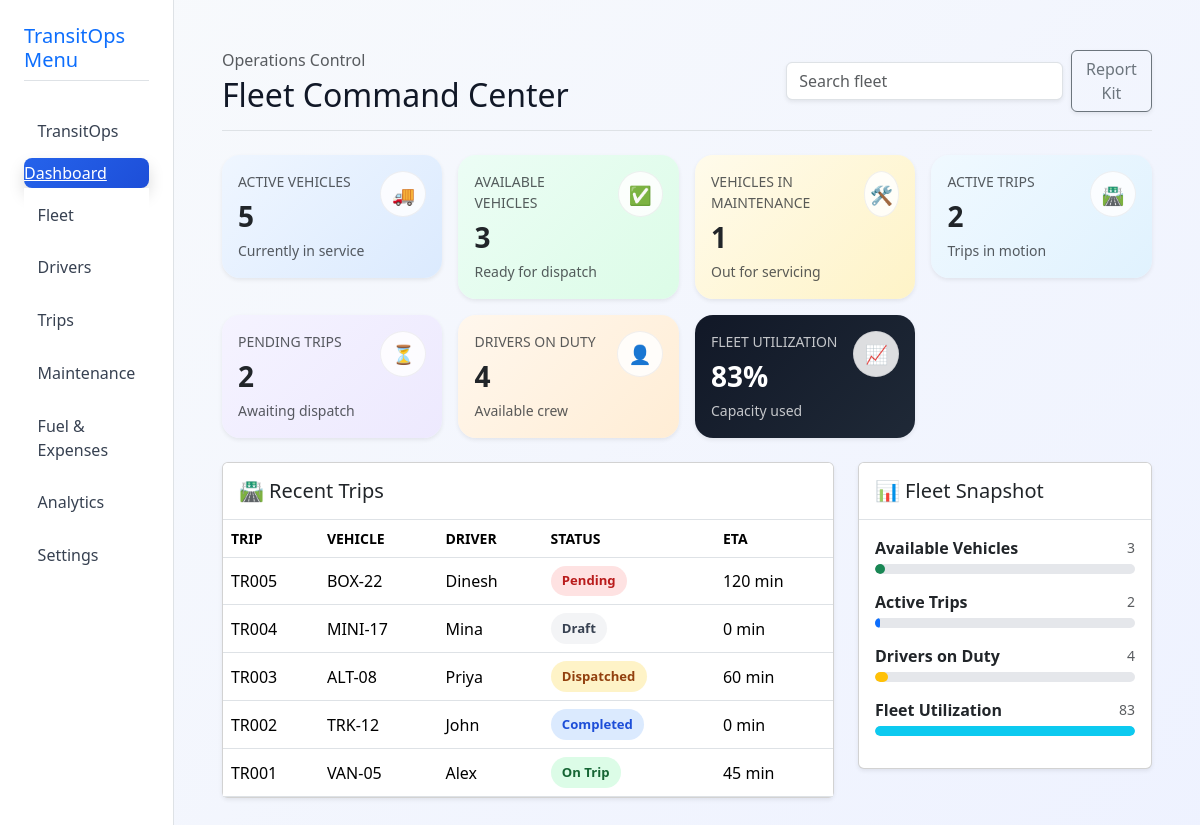
/dashboard, run on the app's committed database.
### tables this page shows
CREATE TABLE fleet_trips (
                id INTEGER PRIMARY KEY AUTOINCREMENT,
                trip_code TEXT NOT NULL UNIQUE,
                vehicle_code TEXT NOT NULL,
                driver_name TEXT NOT NULL,
                status TEXT NOT NULL DEFAULT 'pending',
                eta_minutes INTEGER DEFAULT 0,
                route TEXT NOT NULL
            );

### main.py (the view)
@app.route('/dashboard')
def dashboard():
    with get_db_connection() as connection:
        vehicles = connection.execute(
            "SELECT vehicle_code, status FROM fleet_vehicles ORDER BY id"
        ).fetchall()
        trips = connection.execute(
            "SELECT trip_code, vehicle_code, driver_name, status, eta_minutes, route FROM fleet_trips ORDER BY id DESC"
        ).fetchall()
        drivers = connection.execute(
            "SELECT driver_name, status FROM fleet_drivers ORDER BY id"
        ).fetchall()
    total_vehicles = len(vehicles)
    active_vehicles = sum(1 for vehicle in vehicles if vehicle["status"] != "in_maintenance")
    available_vehicles = sum(1 for vehicle in vehicles if vehicle["status"] == "available")
    maintenance_vehicles = sum(1 for vehicle in vehicles if vehicle["status"] == "in_maintenance")
    active_trips = sum(1 for trip in trips if trip["status"] in {"on_trip", "dispatched"})
    pending_trips = sum(1 for trip in trips if trip["status"] in {"pending", "draft"})
    drivers_on_duty = sum(1 for driver in drivers if driver["status"] == "on_duty")
    fleet_utilization = round((active_vehicles / total_vehicles * 100) if total_vehicles else 0)
    metric_cards = [
        {"title": "Active Vehicles", "value": active_vehicles, "subtitle": "Currently in service", "icon": "🚚", "css_class": "metric-card-blue"},
        {"title": "Available Vehicles", "value": available_vehicles, "subtitle": "Ready for dispatch", "icon": "✅", "css_class": "metric-card-green"},
        {"title": "Vehicles in Maintenance", "value": maintenance_vehicles, "subtitle": "Out for servicing", "icon": "🛠️", "css_class": "metric-card-amber"},
        {"title": "Active Trips", "value": active_trips, "subtitle": "Trips in motion", "icon": "🛣️", "css_class": "metric-card-sky"},
        {"title": "Pending Trips", "value": pending_trips, "subtitle": "Awaiting dispatch", "icon": "⏳", "css_class": "metric-card-violet"},
        {"title": "Drivers on Duty", "value": drivers_on_duty, "subtitle": "Available crew", "icon": "👤", "css_class": "metric-card-coral"},
        {"title": "Fleet Utilization", "value": f"{fleet_utilization}%", "subtitle": "Capacity used", "icon": "📈", "css_class": "metric-card-dark"},
    ]
    status_labels = {
        "on_trip": "On Trip",
        "dispatched": "Dispatched",
        "completed": "Completed",
        "pending": "Pending",
        "draft": "Draft",
    }
    status_classes = {
        "on_trip": "status-active",
        "dispatched": "status-dispatched",
        "completed": "status-complete",
        "pending": "status-pending",
        "draft": "status-draft",
    }
    recent_trips = []
    for trip in trips[:6]:
        recent_trips.append(
            {
                "trip_code": trip["trip_code"],
                "vehicle_code": trip["vehicle_code"],
                "driver_name": trip["driver_name"],
                "status": trip["status"],
                "status_label": status_labels.get(trip["status"], trip["status"].replace("_", " ").title()),
                "status_class": status_classes.get(trip["status"], "status-pending"),
                "eta_minutes": trip["eta_minutes"],
                "route": trip["route"],
            }
        )
    max_bar_value = max(1, available_vehicles, maintenance_vehicles, active_trips, pending_trips, drivers_on_duty, fleet_utilization)
    visual_metrics = [
        {"label": "Available Vehicles", "value": available_vehicles, "percent": min(100, round((available_vehicles / max_bar_value) * 100)), "color": "success"},
        {"label": "Active Trips", "value": active_trips, "percent": min(100, round((active_trips / max_bar_value) * 100)), "color": "primary"},
        {"label": "Drivers on Duty", "value": drivers_on_duty, "percent": min(100, round((drivers_on_duty / max_bar_value) * 100)), "color": "warning"},
        {"label": "Fleet Utilization", "value": fleet_utilization, "percent": min(100, round((fleet_utilization / max_bar_value) * 100)), "color": "info"},
    ]
    return render_template(
        "dashboard.html",
        metric_cards=metric_cards,
        recent_trips=recent_trips,
        visual_metrics=visual_metrics,
    )

### main.py (called while the page is built)
def get_db_connection():
    connection = sqlite3.connect(DATABASE_NAME)
    connection.row_factory = sqlite3.Row
    return connection

### templates/dashboard.html (shortened to what this page needs)
<!DOCTYPE html>
<html lang="en">
<head>
    <link href="https://cdn.jsdelivr.net/npm/bootstrap@5.3.2/dist/css/bootstrap.min.css" rel="stylesheet">
    <link rel="stylesheet" href="{{ url_for('static', filename='dashboard_style.css') }}">
</head>
<body>
    <div class="dashboard-shell d-flex flex-column flex-lg-row">
        <nav id="sidebar" class="p-3 p-lg-4 border-end bg-white">
            <h5 class="text-primary mb-4 pb-2 border-bottom">TransitOps Menu</h5>
            <ul class="list-group list-group-flush">
                <li class="list-group-item"><a href="#" class="nav-link">TransitOps</a></li>
                <li class="list-group-item bg-primary text-white shadow custom-active rounded-3">
                    <a href="/dashboard" class="text-white py-2">Dashboard</a>
                </li>
                <li class="list-group-item"><a href="#" class="nav-link">Fleet</a></li>
                <li class="list-group-item"><a href="#" class="nav-link">Drivers</a></li>
                <li class="list-group-item"><a href="#" class="nav-link">Trips</a></li>
                <li class="list-group-item"><a href="#" class="nav-link">Maintenance</a></li>
                <li class="list-group-item"><a href="/expenses" class="nav-link">Fuel & Expenses</a></li>
                <li class="list-group-item"><a href="#" class="nav-link">Analytics</a></li>
                <li class="list-group-item"><a href="#" class="nav-link">Settings</a></li>
            </ul>
        </nav>
        <main id="main-content" class="flex-grow-1 p-4 p-lg-5">
            <header class="mb-4 pb-3 border-bottom d-flex justify-content-between align-items-center">
                <div>
                    <p class="text-muted mb-1">Operations Control</p>
                    <h2 class="mb-0">Fleet Command Center</h2>
                </div>
                <div class="d-flex align-items-center gap-2">
                    <input type="text" class="form-control shadow-sm" placeholder="Search fleet" style="min-width: 220px;">
                    <button class="btn btn-outline-secondary shadow-sm">Report Kit</button>
                </div>
            </header>
            <div class="row g-3 mb-4">
                {% for card in metric_cards %}
                <div class="col-12 col-sm-6 col-md-4 col-xl-3">
                    <div class="card metric-card shadow-sm border-0 {{ card.css_class }}">
                        <div class="card-body">
                            <div class="d-flex justify-content-between align-items-start gap-2">
                                <div>
                                    <p class="small text-uppercase text-muted mb-2">{{ card.title }}</p>
                                    <h3 class="fw-bold mb-1">{{ card.value }}</h3>
                                    <small class="text-muted">{{ card.subtitle }}</small>
                                </div>
                                <span class="icon-badge">{{ card.icon }}</span>
                            </div>
                        </div>
                    </div>
                </div>
                {% endfor %}
            </div>
            <div class="row g-4">
                <div class="col-lg-8">
                    <div class="card shadow-sm mb-4">
                        <div class="card-header bg-white py-3 border-bottom">
                            <h5 class="mb-0">🛣️ Recent Trips</h5>
                        </div>
                        <div class="card-body p-0">
                            <div class="table-responsive">
                                <table class="table table-hover mb-0 align-middle">
                                    <thead>
                                        <tr class="text-uppercase small text-muted border-bottom">
                                            <th scope="col">Trip</th>
                                            <th scope="col">Vehicle</th>
                                            <th scope="col">Driver</th>
                                            <th scope="col">Status</th>
                                            <th scope="col">ETA</th>
                                        </tr>
                                    </thead>
                                    <tbody>
                                        {% for trip in recent_trips %}
                                        <tr>
                                            <td>{{ trip.trip_code }}</td>
                                            <td>{{ trip.vehicle_code }}</td>
                                            <td>{{ trip.driver_name }}</td>
                                            <td><span class="status-pill {{ trip.status_class }}">{{ trip.status_label }}</span></td>
                                            <td>{{ trip.eta_minutes }} min</td>
                                        </tr>
                                        {% endfor %}
                                    </tbody>
                                </table>
                            </div>
                        </div>
                    </div>
                </div>
                <div class="col-lg-4">
                    <div class="card shadow-sm">
                        <div class="card-header bg-white py-3 border-bottom">
                            <h5 class="mb-0">📊 Fleet Snapshot</h5>
                        </div>
                        <div class="card-body">
                            {% for item in visual_metrics %}
                            <div class="mb-3">
                                <div class="d-flex justify-content-between align-items-center mb-1">
                                    <span class="fw-semibold">{{ item.label }}</span>
                                    <span class="text-muted small">{{ item.value }}</span>
                                </div>
                                <div class="progress" style="height: 10px;">
                                    <div class="progress-bar bg-{{ item.color }}" role="progressbar" style="width: {{ item.percent }}%"></div>
                                </div>
                            </div>
                            {% endfor %}
                        </div>
                    </div>
                </div>
            </div>
        </main>
    </div>
</body>
</html>

### static/dashboard_style.css (style rules this page uses)
body { background: linear-gradient(135deg, #f8fafc 0%, #eef2ff 100%); color: #111827; font-family: "Segoe UI", Roboto, Arial, sans-serif; }
.dashboard-shell { min-height: 100vh; }
#sidebar { width: 260px; min-height: 100vh; position: sticky; top: 0; }
#sidebar .list-group-item { border: 0; padding: 0.2rem 0; }
#sidebar .nav-link { text-decoration: none; color: #374151; display: block; padding: 0.7rem 0.85rem; border-radius: 10px; transition: all 0.2s ease-in-out; }
.custom-active { background: linear-gradient(135deg, #2563eb 0%, #1d4ed8 100%); color: #fff; box-shadow: 0 8px 20px rgba(37, 99, 235, 0.2); }
#main-content { max-width: 1500px; }
.metric-card { border-radius: 18px; transition: transform 0.2s ease-in-out, box-shadow 0.2s ease-in-out; }
.metric-card-blue { background: linear-gradient(135deg, #eff6ff 0%, #dbeafe 100%); }
.metric-card-green { background: linear-gradient(135deg, #ecfdf5 0%, #dcfce7 100%); }
.metric-card-amber { background: linear-gradient(135deg, #fffbeb 0%, #fef3c7 100%); }
.metric-card-sky { background: linear-gradient(135deg, #f0f9ff 0%, #e0f2fe 100%); }
.metric-card-violet { background: linear-gradient(135deg, #f5f3ff 0%, #ede9fe 100%); }
.metric-card-coral { background: linear-gradient(135deg, #fff7ed 0%, #ffedd5 100%); }
.metric-card-dark { background: linear-gradient(135deg, #111827 0%, #1f2937 100%); color: #fff; }
.metric-card-dark .text-muted, .metric-card-dark .small { color: rgba(255, 255, 255, 0.75) !important; }
.icon-badge { display: inline-flex; align-items: center; justify-content: center; width: 46px; height: 46px; border-radius: 50%; background: rgba(255, 255, 255, 0.85); font-size: 1.15rem; box-shadow: inset 0 0 0 1px rgba(15, 23, 42, 0.06); }
.status-pill { display: inline-flex; align-items: center; padding: 0.35rem 0.7rem; border-radius: 999px; font-size: 0.82rem; font-weight: 600; }
.status-active { background: #dcfce7; color: #166534; }
.status-dispatched { background: #fef3c7; color: #92400e; }
.status-complete { background: #dbeafe; color: #1d4ed8; }
.status-pending { background: #fee2e2; color: #b91c1c; }
.status-draft { background: #f3f4f6; color: #374151; }
.progress { border-radius: 999px; background-color: #e5e7eb; }
.progress-bar { border-radius: 999px; }

### data on the page
fleet_trips: trip_code "TR005", vehicle_code "BOX-22", driver_name "Dinesh", status_label "Pending", eta_minutes "120"
fleet_trips: trip_code "TR004", vehicle_code "MINI-17", driver_name "Mina", status_label "Draft", eta_minutes "0"
fleet_trips: trip_code "TR003", vehicle_code "ALT-08", driver_name "Priya", status_label "Dispatched", eta_minutes "60"
fleet_trips: trip_code "TR002", vehicle_code "TRK-12", driver_name "John", status_label "Completed", eta_minutes "0"
fleet_trips: trip_code "TR001", vehicle_code "VAN-05", driver_name "Alex", status_label "On Trip", eta_minutes "45"

### other printed values
{{ card.title }} "ACTIVE VEHICLES" "AVAILABLE VEHICLES" "VEHICLES IN MAINTENANCE" "ACTIVE TRIPS" "PENDING TRIPS" "DRIVERS ON DUTY" "FLEET UTILIZATION"
{{ card.value }} "5" "3" "1" "2" "2" "4" "83%"
{{ card.subtitle }} "Currently in service" "Ready for dispatch" "Out for servicing" "Trips in motion" "Awaiting dispatch" "Available crew" "Capacity used"
{{ card.icon }} "🚚" "✅" "🛠️" "🛣️" "⏳" "👤" "📈"
{{ item.label }} "Available Vehicles" "Active Trips" "Drivers on Duty" "Fleet Utilization"
{{ item.value }} "3" "2" "4" "83"
